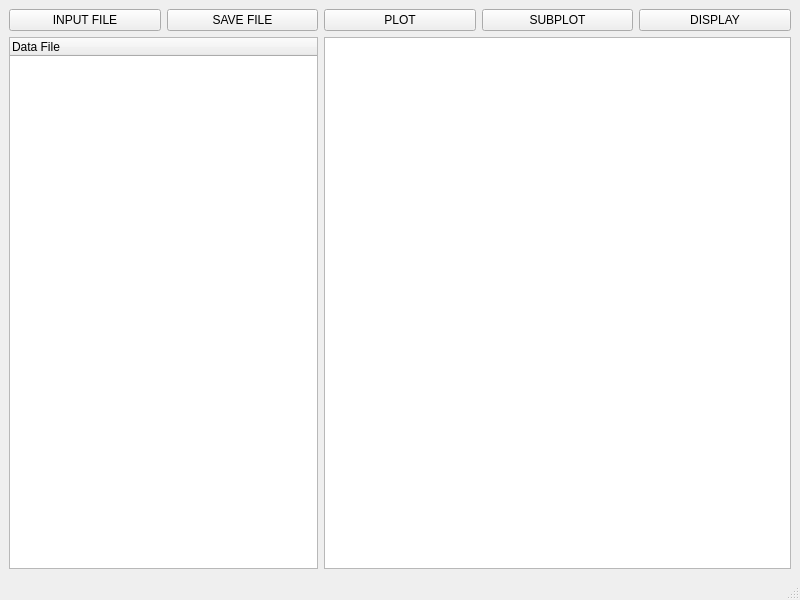
<?xml version="1.0" encoding="UTF-8"?>
<ui version="4.0">
 <class>MainWindow</class>
 <widget class="QMainWindow" name="MainWindow">
  <property name="geometry">
   <rect>
    <x>0</x>
    <y>0</y>
    <width>800</width>
    <height>600</height>
   </rect>
  </property>
  <property name="windowTitle">
   <string>MainWindow</string>
  </property>
  <widget class="QWidget" name="centralwidget">
   <layout class="QGridLayout" name="gridLayout">
    <item row="0" column="0">
     <widget class="QPushButton" name="pushButton">
      <property name="text">
       <string>INPUT FILE</string>
      </property>
     </widget>
    </item>
    <item row="0" column="1">
     <widget class="QPushButton" name="pushButton_4">
      <property name="text">
       <string>SAVE FILE</string>
      </property>
     </widget>
    </item>
    <item row="0" column="2">
     <widget class="QPushButton" name="pushButton_2">
      <property name="text">
       <string>PLOT</string>
      </property>
     </widget>
    </item>
    <item row="0" column="3">
     <widget class="QPushButton" name="pushButton_3">
      <property name="text">
       <string>SUBPLOT</string>
      </property>
     </widget>
    </item>
    <item row="0" column="4">
     <widget class="QPushButton" name="pushButton_5">
      <property name="text">
       <string>DISPLAY</string>
      </property>
     </widget>
    </item>
    <item row="1" column="0" colspan="2">
     <widget class="QTreeWidget" name="treeWidget">
      <property name="contextMenuPolicy">
       <enum>Qt::CustomContextMenu</enum>
      </property>
      <column>
       <property name="text">
        <string>Data File</string>
       </property>
      </column>
     </widget>
    </item>
    <item row="1" column="2" colspan="3">
     <widget class="QTableView" name="tableView">
      <property name="contextMenuPolicy">
       <enum>Qt::CustomContextMenu</enum>
      </property>
     </widget>
    </item>
   </layout>
  </widget>
  <widget class="QMenuBar" name="menubar">
   <property name="geometry">
    <rect>
     <x>0</x>
     <y>0</y>
     <width>800</width>
     <height>23</height>
    </rect>
   </property>
  </widget>
  <widget class="QStatusBar" name="statusbar"/>
 </widget>
 <resources/>
 <connections>
  <connection>
   <sender>pushButton</sender>
   <signal>clicked()</signal>
   <receiver>MainWindow</receiver>
   <slot>read()</slot>
   <hints>
    <hint type="sourcelabel">
     <x>160</x>
     <y>54</y>
    </hint>
    <hint type="destinationlabel">
     <x>279</x>
     <y>279</y>
    </hint>
   </hints>
  </connection>
  <connection>
   <sender>treeWidget</sender>
   <signal>itemClicked(QTreeWidgetItem*,int)</signal>
   <receiver>MainWindow</receiver>
   <slot>getitem()</slot>
   <hints>
    <hint type="sourcelabel">
     <x>301</x>
     <y>212</y>
    </hint>
    <hint type="destinationlabel">
     <x>400</x>
     <y>371</y>
    </hint>
   </hints>
  </connection>
  <connection>
   <sender>pushButton_2</sender>
   <signal>clicked()</signal>
   <receiver>MainWindow</receiver>
   <slot>plot()</slot>
   <hints>
    <hint type="sourcelabel">
     <x>475</x>
     <y>39</y>
    </hint>
    <hint type="destinationlabel">
     <x>506</x>
     <y>25</y>
    </hint>
   </hints>
  </connection>
  <connection>
   <sender>pushButton_3</sender>
   <signal>clicked()</signal>
   <receiver>MainWindow</receiver>
   <slot>subplot()</slot>
   <hints>
    <hint type="sourcelabel">
     <x>619</x>
     <y>44</y>
    </hint>
    <hint type="destinationlabel">
     <x>792</x>
     <y>56</y>
    </hint>
   </hints>
  </connection>
  <connection>
   <sender>pushButton_4</sender>
   <signal>clicked()</signal>
   <receiver>MainWindow</receiver>
   <slot>save()</slot>
   <hints>
    <hint type="sourcelabel">
     <x>317</x>
     <y>41</y>
    </hint>
    <hint type="destinationlabel">
     <x>392</x>
     <y>84</y>
    </hint>
   </hints>
  </connection>
  <connection>
   <sender>pushButton_5</sender>
   <signal>clicked()</signal>
   <receiver>MainWindow</receiver>
   <slot>display()</slot>
   <hints>
    <hint type="sourcelabel">
     <x>715</x>
     <y>37</y>
    </hint>
    <hint type="destinationlabel">
     <x>642</x>
     <y>29</y>
    </hint>
   </hints>
  </connection>
 </connections>
 <slots>
  <slot>button_click()</slot>
  <slot>read()</slot>
  <slot>getitem()</slot>
  <slot>plot()</slot>
  <slot>subplot()</slot>
  <slot>save()</slot>
  <slot>display()</slot>
 </slots>
</ui>
